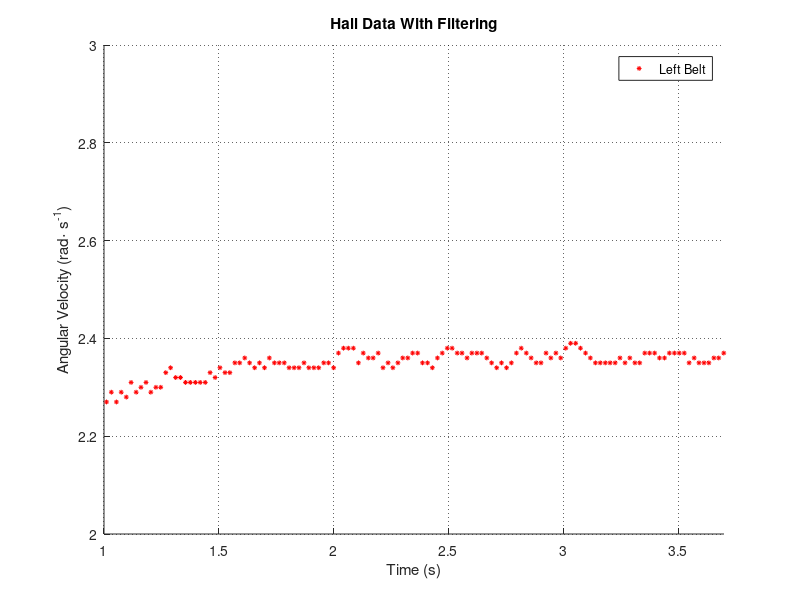

MATLAB code for this plot:
clear all
close all;
clear home;
clc;

rt = 0.166/(2*pi)
N = 4773/187

data1 = csvread('data2.csv'); %unfiltered hall data

left1  = data1(:,1)-1.2;
right1 = data1(:,2)-1.2;
time1  = (data1(:,3)-3390)/1000; % [s]

%figure
%subplot(2,1,1);
sLeft1 = scatter( time1, left1, 12, [0 .5 1], '*' );
hold
sRight1 = scatter( time1, right1, 12, [0 .5 0], '*' );

xlim([1 3.7])
ylim([2 3])

%Title and axis labels added
title('Hall Data Without Filtering')
xlabel('Time (s)')
ylabel('Angular Velocity (rad\cdot s^{-1})')

%adding legend
legend('Left Belt', 'Right Belt', 'Location', 'northeast' )

grid on
set(gca,'GridLineStyle',':', 'GridColor', 'k', 'GridAlpha', .6)

%%
clear all
close all;
clear home;
clc;

rt = 0.166/(2*pi)
N = 4773/187

data2 = csvread('data3.2.csv'); %filtered hall data

left2  = data2(:,2);
right2 = data2(:,3);
time2  = (data2(:,4)-1220)/1000; % [s]

%subplot(2,1,2);
sLeft2 = scatter( time2, left2, 12, 'b', '*' );
hold
sRight2 = scatter( time2, right2, 12, 'r', '*' );

xlim([1 3.7])
ylim([2 3])

%Title and axis labels added
title('Hall Data With Filtering')
xlabel('Time (s)')
ylabel('Angular Velocity (rad\cdot s^{-1})')

%adding legend
legend('Left Belt', 'Right Belt', 'Location', 'northeast' )

grid on
set(gca,'GridLineStyle',':', 'GridColor', 'k', 'GridAlpha', .6)
